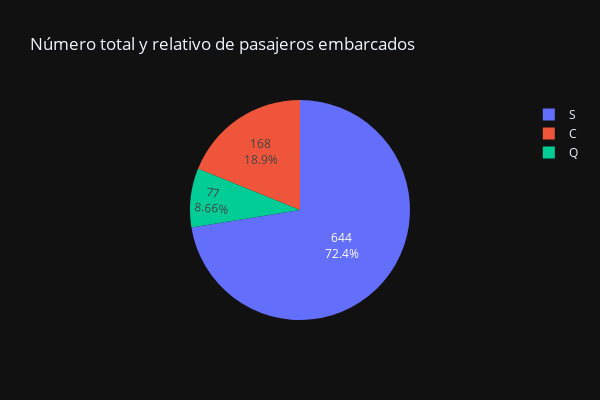

Notebook code cell kept with this figure:
### Markdown cell above
Número de pasajeros embarcados

### Code cell
fig1 = px.pie(df2, values = df2["Embarked"].value_counts().values, template = "plotly_dark", title = "Número total y relativo de pasajeros embarcados", width = 600, height = 400, names = df2["Embarked"].value_counts().index)
fig1.update_traces(textinfo = "value + percent")

### Figure 1 — Plotly figure (JSON) as saved in the notebook; plotly's stock layout.template omitted (floating-point values rounded to 4 significant figures)
{"data": [{"domain": {"x": [0, 1], "y": [0, 1]}, "hovertemplate": "label=%{label}<br>value=%{value}<extra></extra>", "labels": ["S", "C", "Q"], "legendgroup": "", "name": "", "showlegend": true, "textinfo": "value+percent", "type": "pie", "values": [644, 168, 77]}], "layout": {"height": 400, "legend": {"tracegroupgap": 0}, "title": {"text": "Número total y relativo de pasajeros embarcados"}, "width": 600}}
